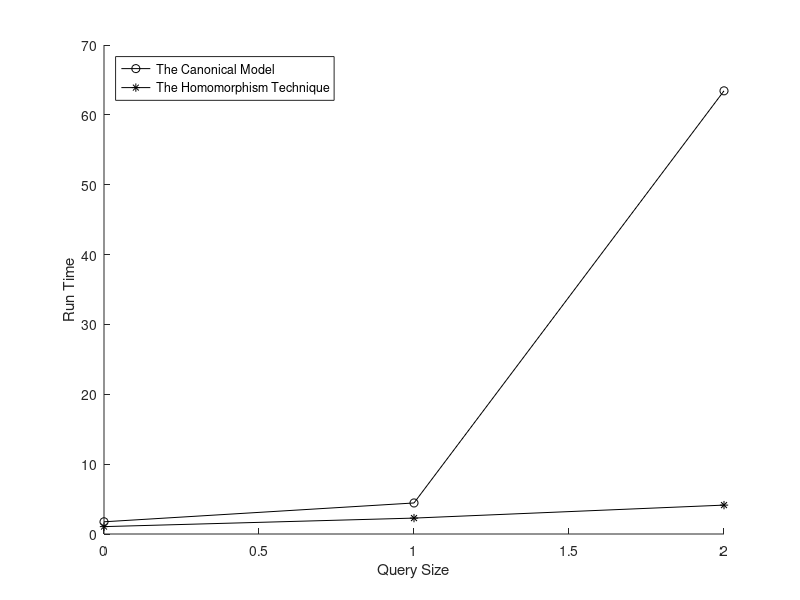

Reproduce this figure in MATLAB.
format long
A = [
	0	1.747800	1.056300;
	1	4.442900	2.277300;
	2	63.439900	4.135400;
];

hold on
f = plot(A(:,1), A(:,2), 'k-o');
f = plot(A(:,1), A(:,3), 'k-*');
hold off
xlabel('Query Size')
ylabel('Run Time')
legend('The Canonical Model', 'The Homomorphism Technique', 'Location', 'northwest')
saveas(f, '../img/DescendantBranchRank2WildcardGraph.png');
